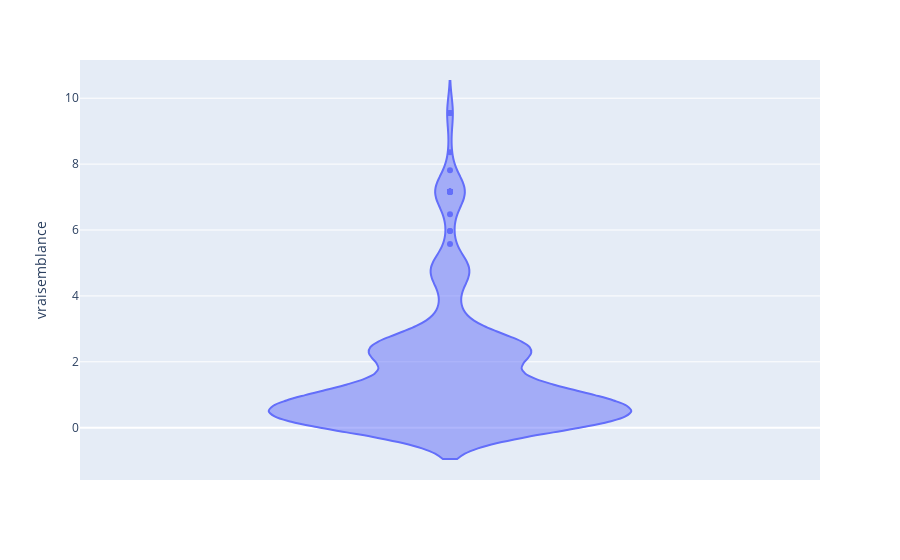

The notebook cell this image was saved under:
### Code cell
from matplotlib.axis import YAxis
import plotly.express as px
import numpy as np
violin = total[(total["vraisemblance"] > 0) & (total["vraisemblance"] < 10)]
px.violin(violin, y="vraisemblance")

### Figure 1 — Plotly figure (JSON) as saved in the notebook; plotly's stock layout.template omitted (floating-point values rounded to 4 significant figures; data arrays with more than 128 entries replaced by an {"elided": "..."} marker saying what was removed)
{"data": [{"alignmentgroup": "True", "box": {"visible": false}, "hovertemplate": "vraisemblance=%{y}<extra></extra>", "legendgroup": "", "marker": {"color": "#636efa"}, "name": "", "offsetgroup": "", "orientation": "v", "scalegroup": "True", "showlegend": false, "type": "violin", "x0": " ", "xaxis": "x", "y": {"elided": "397 float values"}, "y0": " ", "yaxis": "y"}], "layout": {"legend": {"tracegroupgap": 0}, "margin": {"t": 60}, "violinmode": "group", "xaxis": {"anchor": "y", "domain": [0, 1]}, "yaxis": {"anchor": "x", "domain": [0, 1], "title": {"text": "vraisemblance"}}}}
